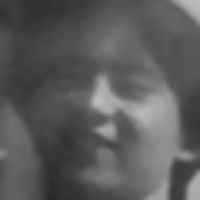
#> input picture p77_save_data/DRAGON/11.pgm, 200 x 200 px
$ python p81_detect_face.py
#> lines starting #> are read from the running program, lines starting #| are printed output that depends on the picture
import cv2,os,sys
import numpy as np

def read_images(path, sz = None):
    c = 0
    x, y = [], []
    names=[]
    for dirname, dirnames, filenames in os.walk(path):
        names.extend(dirnames)
        for subdirname in dirnames:
            subject_path = os.path.join(dirname, subdirname)
            for filename in os.listdir(subject_path):
                try:
                    if not filename.endswith('.pgm'):
                        continue
                    filepath = os.path.join(subject_path, filename)
                    im = cv2.imread(filepath, cv2.IMREAD_GRAYSCALE)#input 200*200 picture
#> im is the input picture: shape (200, 200); min 40, max 193, mean 91.2
                    if sz is not None:
                        im = cv2.resize(im,(200,200))
                    x.append(np.asarray(im, dtype=np.uint8))
                    y.append(c)
                except:
                    print("Unexpected error:",sys.exc_info()[0])
            c = c + 1
#> c = 1
    x=np.asarray(x)
    y=np.asarray(y)
    print(x)
    print(x.shape)
#| (3, 200, 200)
    print(y)
    print(y.shape)
#| (3,)
    print(names)
    return [x, y],names

def face_rec(img_path):
    names = read_images(img_path)[1]
    names=list(set(names))
    print(names)
    [x,y] = read_images(img_path)[0]
#| (3, 200, 200)
#| (3,)
    model = cv2.face.EigenFaceRecognizer_create()
    print('start_train')
    model.train(x,y)
    camera = cv2.VideoCapture(0)
    face_cascade = cv2.CascadeClassifier(
            r'C:\Users\max21\Desktop\Python\OpenCV\cascades\haarcascade_frontalface_default.xml')
    while (True):
        read, img = camera.read()
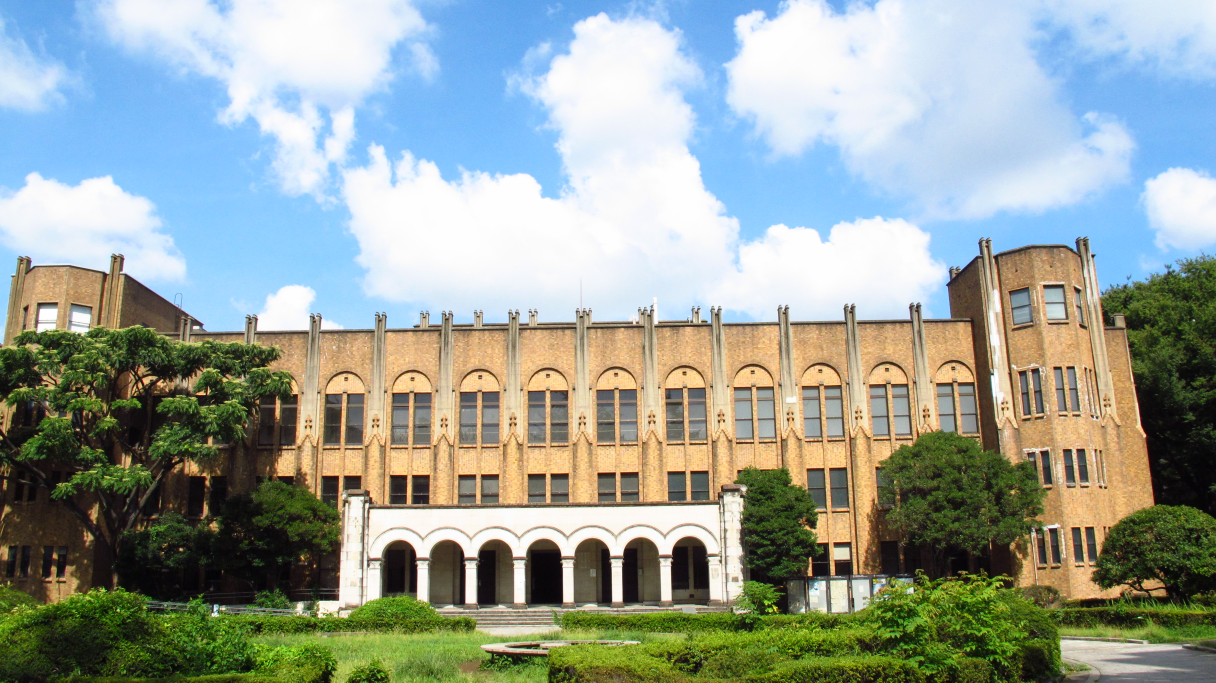
#> input picture test.JPG, 3648 x 2048 px, given in place of the camera (shown at 1/3 size)
#> img is the input picture: shape (2048, 3648, 3); mean B, G, R 153.7, 161.6, 151.8
        faces = face_cascade.detectMultiScale(img, 1.3, 5)
#> faces = [[2567, 1398, 47, 47], [3335, 1494, 53, 53]]
        for (x, y, w, h) in faces:
            img = cv2.rectangle(img, (x, y), (x+w, y+h), (255, 0, 0), 2)
            gray = cv2.cvtColor(img, cv2.COLOR_BGR2GRAY)
            roi = gray[x: x+w, y: y+h]
            try:
                roi = cv2.resize(roi, (200, 200), interpolation=cv2.INTER_LINEAR)
                params = model.predict(roi)
                print("Label: %s,Name:%s,Confidence: %.2f" % (params[0],names[params[0]],(20000-params[1])/20000))
                cv2.putText(img, names[params[0]], (x, y - 20), cv2.FONT_HERSHEY_SIMPLE, 1, 255, 2)
            except:
                continue
#> this loop made 2 passes
#> pass 1, in face_rec, `gray = cv2.cvtColor(img, cv2.COLOR_BGR2GRAY)`:
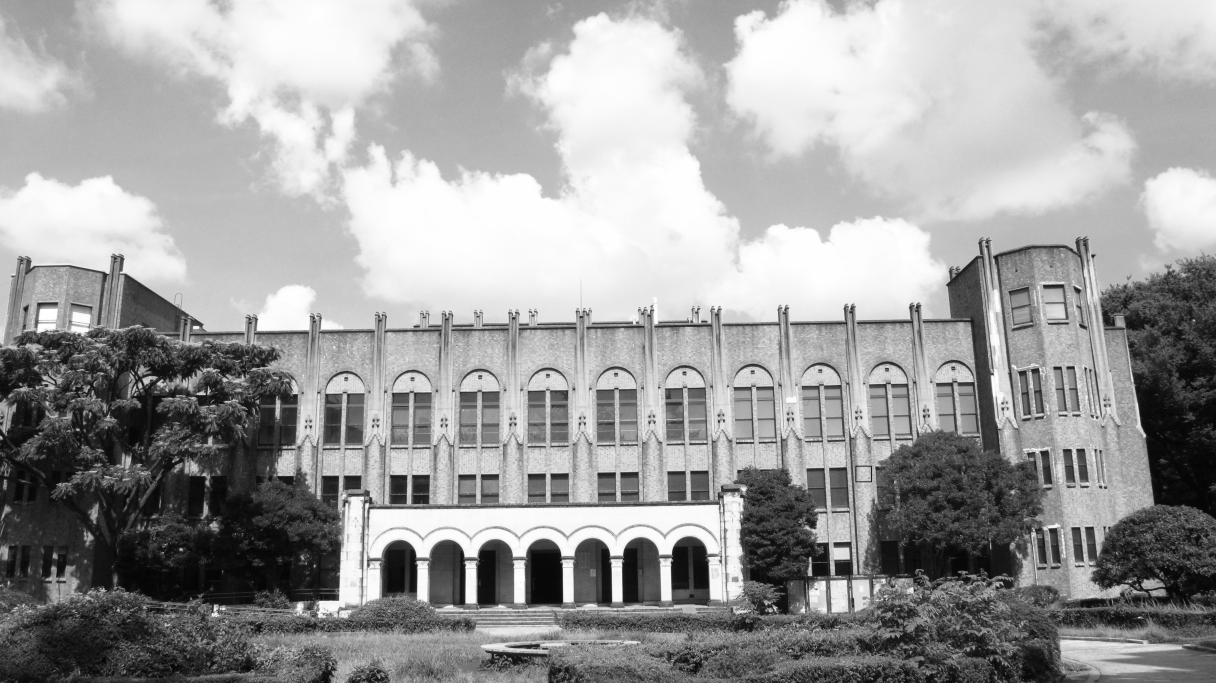
#> gray: shape (2048, 3648) (shown at 1/3 size); min 1, max 255, mean 157.7
        cv2.imshow("camera",img)
        if cv2.waitKey(1000//12) & 0xff == ord('q'):
#> (key q is pressed here)
            break
    cv2.destroyAllWindows()

if __name__ == "__main__":
    face_rec(r'C:\Users\max21\Desktop\Python\OpenCV\p77_save_data\\')
